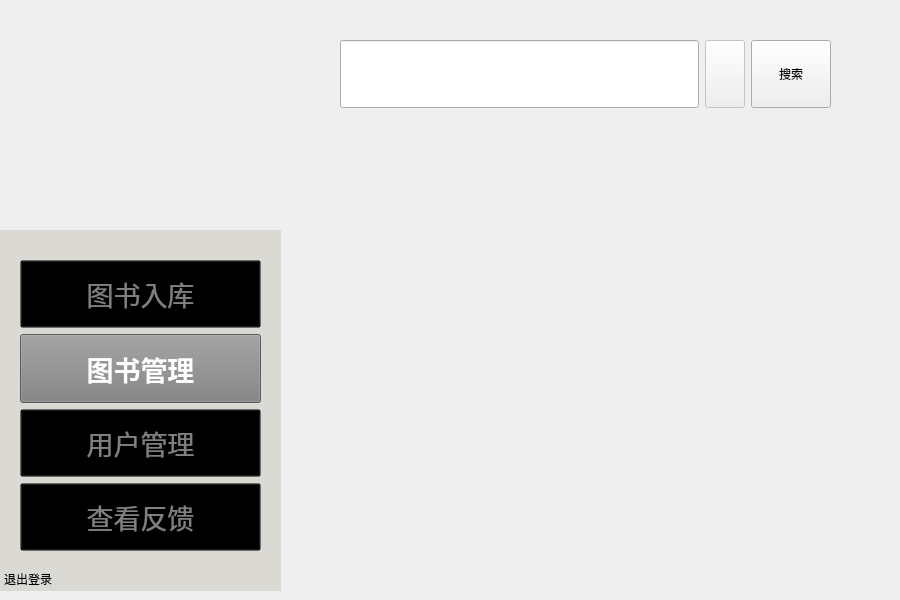
<?xml version="1.0" encoding="UTF-8"?>
<ui version="4.0">
 <class>checkbook</class>
 <widget class="QWidget" name="checkbook">
  <property name="geometry">
   <rect>
    <x>0</x>
    <y>0</y>
    <width>900</width>
    <height>600</height>
   </rect>
  </property>
  <property name="windowTitle">
   <string>Form</string>
  </property>
  <widget class="QWidget" name="verticalLayoutWidget">
   <property name="geometry">
    <rect>
     <x>0</x>
     <y>230</y>
     <width>281</width>
     <height>361</height>
    </rect>
   </property>
   <layout class="QVBoxLayout" name="mode">
    <item>
     <widget class="QFrame" name="frame">
      <property name="enabled">
       <bool>true</bool>
      </property>
      <property name="acceptDrops">
       <bool>false</bool>
      </property>
      <property name="autoFillBackground">
       <bool>false</bool>
      </property>
      <property name="styleSheet">
       <string notr="true">QFrame {
    background-color: rgb(218,217,211); 
}
</string>
      </property>
      <property name="frameShape">
       <enum>QFrame::Shape::NoFrame</enum>
      </property>
      <property name="frameShadow">
       <enum>QFrame::Shadow::Plain</enum>
      </property>
      <widget class="QWidget" name="verticalLayoutWidget_2">
       <property name="geometry">
        <rect>
         <x>20</x>
         <y>30</y>
         <width>241</width>
         <height>291</height>
        </rect>
       </property>
       <layout class="QVBoxLayout" name="verticalLayout_2">
        <item>
         <widget class="QPushButton" name="PersonalMode_Button">
          <property name="enabled">
           <bool>true</bool>
          </property>
          <property name="sizePolicy">
           <sizepolicy hsizetype="Expanding" vsizetype="Expanding">
            <horstretch>0</horstretch>
            <verstretch>0</verstretch>
           </sizepolicy>
          </property>
          <property name="font">
           <font>
            <pointsize>20</pointsize>
            <bold>false</bold>
           </font>
          </property>
          <property name="focusPolicy">
           <enum>Qt::FocusPolicy::ClickFocus</enum>
          </property>
          <property name="layoutDirection">
           <enum>Qt::LayoutDirection::LeftToRight</enum>
          </property>
          <property name="autoFillBackground">
           <bool>false</bool>
          </property>
          <property name="styleSheet">
           <string notr="true">QPushButton {
    background-color: transparent;
    color: grey;
}
</string>
          </property>
          <property name="text">
           <string>图书入库</string>
          </property>
         </widget>
        </item>
        <item>
         <widget class="QPushButton" name="BookMode_Button">
          <property name="enabled">
           <bool>true</bool>
          </property>
          <property name="sizePolicy">
           <sizepolicy hsizetype="Expanding" vsizetype="Expanding">
            <horstretch>0</horstretch>
            <verstretch>0</verstretch>
           </sizepolicy>
          </property>
          <property name="palette">
           <palette>
            <active>
             <colorrole role="WindowText">
              <brush brushstyle="SolidPattern">
               <color alpha="255">
                <red>128</red>
                <green>128</green>
                <blue>128</blue>
               </color>
              </brush>
             </colorrole>
             <colorrole role="Button">
              <brush brushstyle="SolidPattern">
               <color alpha="255">
                <red>128</red>
                <green>128</green>
                <blue>128</blue>
               </color>
              </brush>
             </colorrole>
             <colorrole role="Text">
              <brush brushstyle="SolidPattern">
               <color alpha="255">
                <red>128</red>
                <green>128</green>
                <blue>128</blue>
               </color>
              </brush>
             </colorrole>
             <colorrole role="ButtonText">
              <brush brushstyle="SolidPattern">
               <color alpha="255">
                <red>128</red>
                <green>128</green>
                <blue>128</blue>
               </color>
              </brush>
             </colorrole>
             <colorrole role="Base">
              <brush brushstyle="SolidPattern">
               <color alpha="255">
                <red>128</red>
                <green>128</green>
                <blue>128</blue>
               </color>
              </brush>
             </colorrole>
             <colorrole role="Window">
              <brush brushstyle="SolidPattern">
               <color alpha="255">
                <red>128</red>
                <green>128</green>
                <blue>128</blue>
               </color>
              </brush>
             </colorrole>
             <colorrole role="PlaceholderText">
              <brush brushstyle="SolidPattern">
               <color alpha="128">
                <red>128</red>
                <green>128</green>
                <blue>128</blue>
               </color>
              </brush>
             </colorrole>
            </active>
            <inactive>
             <colorrole role="WindowText">
              <brush brushstyle="SolidPattern">
               <color alpha="255">
                <red>128</red>
                <green>128</green>
                <blue>128</blue>
               </color>
              </brush>
             </colorrole>
             <colorrole role="Button">
              <brush brushstyle="SolidPattern">
               <color alpha="255">
                <red>128</red>
                <green>128</green>
                <blue>128</blue>
               </color>
              </brush>
             </colorrole>
             <colorrole role="Text">
              <brush brushstyle="SolidPattern">
               <color alpha="255">
                <red>128</red>
                <green>128</green>
                <blue>128</blue>
               </color>
              </brush>
             </colorrole>
             <colorrole role="ButtonText">
              <brush brushstyle="SolidPattern">
               <color alpha="255">
                <red>128</red>
                <green>128</green>
                <blue>128</blue>
               </color>
              </brush>
             </colorrole>
             <colorrole role="Base">
              <brush brushstyle="SolidPattern">
               <color alpha="255">
                <red>128</red>
                <green>128</green>
                <blue>128</blue>
               </color>
              </brush>
             </colorrole>
             <colorrole role="Window">
              <brush brushstyle="SolidPattern">
               <color alpha="255">
                <red>128</red>
                <green>128</green>
                <blue>128</blue>
               </color>
              </brush>
             </colorrole>
             <colorrole role="PlaceholderText">
              <brush brushstyle="SolidPattern">
               <color alpha="128">
                <red>128</red>
                <green>128</green>
                <blue>128</blue>
               </color>
              </brush>
             </colorrole>
            </inactive>
            <disabled>
             <colorrole role="WindowText">
              <brush brushstyle="SolidPattern">
               <color alpha="255">
                <red>128</red>
                <green>128</green>
                <blue>128</blue>
               </color>
              </brush>
             </colorrole>
             <colorrole role="Button">
              <brush brushstyle="SolidPattern">
               <color alpha="255">
                <red>128</red>
                <green>128</green>
                <blue>128</blue>
               </color>
              </brush>
             </colorrole>
             <colorrole role="Text">
              <brush brushstyle="SolidPattern">
               <color alpha="255">
                <red>128</red>
                <green>128</green>
                <blue>128</blue>
               </color>
              </brush>
             </colorrole>
             <colorrole role="ButtonText">
              <brush brushstyle="SolidPattern">
               <color alpha="255">
                <red>128</red>
                <green>128</green>
                <blue>128</blue>
               </color>
              </brush>
             </colorrole>
             <colorrole role="Base">
              <brush brushstyle="SolidPattern">
               <color alpha="255">
                <red>128</red>
                <green>128</green>
                <blue>128</blue>
               </color>
              </brush>
             </colorrole>
             <colorrole role="Window">
              <brush brushstyle="SolidPattern">
               <color alpha="255">
                <red>128</red>
                <green>128</green>
                <blue>128</blue>
               </color>
              </brush>
             </colorrole>
             <colorrole role="PlaceholderText">
              <brush brushstyle="SolidPattern">
               <color alpha="128">
                <red>128</red>
                <green>128</green>
                <blue>128</blue>
               </color>
              </brush>
             </colorrole>
            </disabled>
           </palette>
          </property>
          <property name="font">
           <font>
            <pointsize>20</pointsize>
            <bold>true</bold>
           </font>
          </property>
          <property name="mouseTracking">
           <bool>false</bool>
          </property>
          <property name="acceptDrops">
           <bool>false</bool>
          </property>
          <property name="layoutDirection">
           <enum>Qt::LayoutDirection::LeftToRight</enum>
          </property>
          <property name="autoFillBackground">
           <bool>false</bool>
          </property>
          <property name="styleSheet">
           <string notr="true">QPushButton {
    background-color: gray;
    color: white;
}</string>
          </property>
          <property name="text">
           <string>图书管理</string>
          </property>
         </widget>
        </item>
        <item>
         <widget class="QPushButton" name="FindBookMode_Button">
          <property name="sizePolicy">
           <sizepolicy hsizetype="Expanding" vsizetype="Expanding">
            <horstretch>0</horstretch>
            <verstretch>0</verstretch>
           </sizepolicy>
          </property>
          <property name="font">
           <font>
            <pointsize>20</pointsize>
            <bold>false</bold>
           </font>
          </property>
          <property name="layoutDirection">
           <enum>Qt::LayoutDirection::LeftToRight</enum>
          </property>
          <property name="autoFillBackground">
           <bool>false</bool>
          </property>
          <property name="styleSheet">
           <string notr="true">QPushButton {
    background-color: transparent;
    color: grey;
}
</string>
          </property>
          <property name="text">
           <string>用户管理</string>
          </property>
         </widget>
        </item>
        <item>
         <widget class="QPushButton" name="Seen_Button">
          <property name="enabled">
           <bool>true</bool>
          </property>
          <property name="sizePolicy">
           <sizepolicy hsizetype="Expanding" vsizetype="Expanding">
            <horstretch>0</horstretch>
            <verstretch>0</verstretch>
           </sizepolicy>
          </property>
          <property name="font">
           <font>
            <pointsize>20</pointsize>
            <bold>false</bold>
           </font>
          </property>
          <property name="focusPolicy">
           <enum>Qt::FocusPolicy::ClickFocus</enum>
          </property>
          <property name="layoutDirection">
           <enum>Qt::LayoutDirection::LeftToRight</enum>
          </property>
          <property name="autoFillBackground">
           <bool>false</bool>
          </property>
          <property name="styleSheet">
           <string notr="true">QPushButton {
    background-color: transparent;
    color: grey;
}
</string>
          </property>
          <property name="text">
           <string>查看反馈</string>
          </property>
         </widget>
        </item>
       </layout>
       <zorder>BookMode_Button</zorder>
       <zorder>FindBookMode_Button</zorder>
       <zorder>PersonalMode_Button</zorder>
       <zorder>Seen_Button</zorder>
      </widget>
      <widget class="QPushButton" name="pushButton">
       <property name="geometry">
        <rect>
         <x>0</x>
         <y>340</y>
         <width>56</width>
         <height>18</height>
        </rect>
       </property>
       <property name="styleSheet">
        <string notr="true">QPushButton {
    border: none;
    background: transparent;
    color: black;
  }</string>
       </property>
       <property name="text">
        <string>退出登录</string>
       </property>
      </widget>
     </widget>
    </item>
   </layout>
  </widget>
  <widget class="QWidget" name="horizontalLayoutWidget">
   <property name="geometry">
    <rect>
     <x>340</x>
     <y>40</y>
     <width>491</width>
     <height>68</height>
    </rect>
   </property>
   <layout class="QHBoxLayout" name="find_check">
    <item>
     <widget class="QLineEdit" name="ISBN_input">
      <property name="sizePolicy">
       <sizepolicy hsizetype="Expanding" vsizetype="Expanding">
        <horstretch>0</horstretch>
        <verstretch>0</verstretch>
       </sizepolicy>
      </property>
      <property name="font">
       <font>
        <pointsize>20</pointsize>
       </font>
      </property>
      <property name="maxLength">
       <number>13</number>
      </property>
     </widget>
    </item>
    <item>
     <widget class="QPushButton" name="pushButton_3">
      <property name="enabled">
       <bool>false</bool>
      </property>
      <property name="sizePolicy">
       <sizepolicy hsizetype="Preferred" vsizetype="Expanding">
        <horstretch>0</horstretch>
        <verstretch>0</verstretch>
       </sizepolicy>
      </property>
      <property name="styleSheet">
       <string notr="true">border: none;
    background-color: rgba(0, 0, 0, 0); /* 设置背景颜色为透明}</string>
      </property>
      <property name="text">
       <string/>
      </property>
     </widget>
    </item>
    <item>
     <widget class="QPushButton" name="search_button">
      <property name="sizePolicy">
       <sizepolicy hsizetype="Maximum" vsizetype="Minimum">
        <horstretch>0</horstretch>
        <verstretch>0</verstretch>
       </sizepolicy>
      </property>
      <property name="text">
       <string>搜索</string>
      </property>
     </widget>
    </item>
   </layout>
  </widget>
  <widget class="QLabel" name="logo">
   <property name="enabled">
    <bool>true</bool>
   </property>
   <property name="geometry">
    <rect>
     <x>0</x>
     <y>0</y>
     <width>281</width>
     <height>271</height>
    </rect>
   </property>
   <property name="styleSheet">
    <string notr="true">QLabel {
    background-color: transparent;
}
</string>
   </property>
   <property name="frameShape">
    <enum>QFrame::Shape::NoFrame</enum>
   </property>
   <property name="frameShadow">
    <enum>QFrame::Shadow::Plain</enum>
   </property>
   <property name="text">
    <string/>
   </property>
   <property name="pixmap">
    <pixmap resource="Logo.qrc">:/image/Logo.png</pixmap>
   </property>
   <property name="scaledContents">
    <bool>true</bool>
   </property>
   <property name="wordWrap">
    <bool>false</bool>
   </property>
   <property name="openExternalLinks">
    <bool>false</bool>
   </property>
   <property name="textInteractionFlags">
    <set>Qt::TextInteractionFlag::LinksAccessibleByMouse</set>
   </property>
  </widget>
  <widget class="QLabel" name="logo_2">
   <property name="enabled">
    <bool>true</bool>
   </property>
   <property name="geometry">
    <rect>
     <x>90</x>
     <y>0</y>
     <width>860</width>
     <height>573</height>
    </rect>
   </property>
   <property name="styleSheet">
    <string notr="true">QLabel {
    background-color: transparent;
}
</string>
   </property>
   <property name="frameShape">
    <enum>QFrame::Shape::NoFrame</enum>
   </property>
   <property name="frameShadow">
    <enum>QFrame::Shadow::Plain</enum>
   </property>
   <property name="text">
    <string/>
   </property>
   <property name="pixmap">
    <pixmap resource="Logo.qrc">:/image/bg2.png</pixmap>
   </property>
   <property name="scaledContents">
    <bool>true</bool>
   </property>
   <property name="wordWrap">
    <bool>false</bool>
   </property>
   <property name="openExternalLinks">
    <bool>false</bool>
   </property>
   <property name="textInteractionFlags">
    <set>Qt::TextInteractionFlag::LinksAccessibleByMouse</set>
   </property>
  </widget>
  <zorder>logo_2</zorder>
  <zorder>logo</zorder>
  <zorder>verticalLayoutWidget</zorder>
  <zorder>horizontalLayoutWidget</zorder>
 </widget>
 <resources>
  <include location="Logo.qrc"/>
 </resources>
 <connections/>
</ui>
